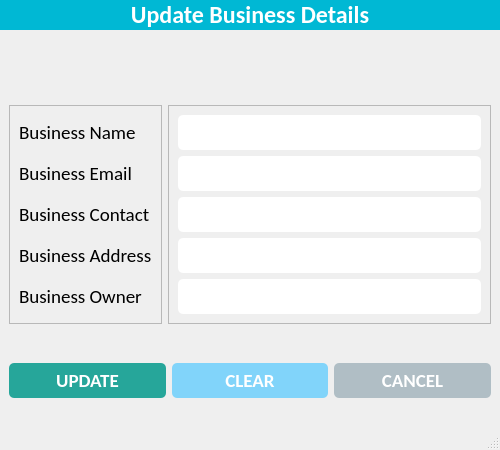
<?xml version="1.0" encoding="UTF-8"?>
<ui version="4.0">
 <class>UpdateBusinessWindow</class>
 <widget class="QMainWindow" name="UpdateBusinessWindow">
  <property name="geometry">
   <rect>
    <x>0</x>
    <y>0</y>
    <width>500</width>
    <height>450</height>
   </rect>
  </property>
  <property name="minimumSize">
   <size>
    <width>500</width>
    <height>450</height>
   </size>
  </property>
  <property name="maximumSize">
   <size>
    <width>500</width>
    <height>450</height>
   </size>
  </property>
  <property name="windowTitle">
   <string>Update Business</string>
  </property>
  <property name="windowIcon">
   <iconset resource="../resources.qrc">
    <normaloff>:/icons/assets/icons/logo.png</normaloff>:/icons/assets/icons/logo.png</iconset>
  </property>
  <widget class="QWidget" name="centralwidget">
   <property name="styleSheet">
    <string notr="true">

#label {
	background-color: #00b8d4;
color: #fff;
}

#btn_update {
	background-color: #26a69a;
	border-radius: 5px;
	padding: 5px 0px;
	color: white;
}

#btn_clear {
	background-color: #81d4fa;
	border-radius: 5px;
	padding: 5px 0px;
	color: white;
}

#btn_cancel {
	background-color: #b0bec5;
	border-radius: 5px;
	padding: 5px 0px;
	color: white;
}

QLineEdit {
	border-radius: 5px;
	padding: 5px 5px;
}

QDateEdit {
	border-radius: 5px;
	padding: 5px 5px;
}

QComboBox {
	border-radius: 5px;
	padding: 5px 5px;
}

QTextEdit {
	border-radius: 10px;
	padding: 0px 0px;
}</string>
   </property>
   <layout class="QVBoxLayout" name="verticalLayout_3">
    <property name="spacing">
     <number>0</number>
    </property>
    <property name="leftMargin">
     <number>0</number>
    </property>
    <property name="topMargin">
     <number>0</number>
    </property>
    <property name="rightMargin">
     <number>0</number>
    </property>
    <property name="bottomMargin">
     <number>0</number>
    </property>
    <item alignment="Qt::AlignTop">
     <widget class="QLabel" name="label">
      <property name="font">
       <font>
        <family>Calibri</family>
        <pointsize>18</pointsize>
        <weight>75</weight>
        <bold>true</bold>
       </font>
      </property>
      <property name="text">
       <string>Update Business Details</string>
      </property>
      <property name="alignment">
       <set>Qt::AlignCenter</set>
      </property>
      <property name="margin">
       <number>10</number>
      </property>
     </widget>
    </item>
    <item>
     <widget class="QWidget" name="widget" native="true">
      <layout class="QHBoxLayout" name="horizontalLayout">
       <item>
        <widget class="QFrame" name="frame">
         <property name="frameShape">
          <enum>QFrame::StyledPanel</enum>
         </property>
         <property name="frameShadow">
          <enum>QFrame::Raised</enum>
         </property>
         <layout class="QVBoxLayout" name="verticalLayout">
          <item>
           <widget class="QLabel" name="lbl_name">
            <property name="font">
             <font>
              <family>Calibri</family>
              <pointsize>14</pointsize>
             </font>
            </property>
            <property name="text">
             <string>Business Name</string>
            </property>
           </widget>
          </item>
          <item>
           <widget class="QLabel" name="lbl_email">
            <property name="font">
             <font>
              <family>Calibri</family>
              <pointsize>14</pointsize>
             </font>
            </property>
            <property name="text">
             <string>Business Email</string>
            </property>
           </widget>
          </item>
          <item>
           <widget class="QLabel" name="lbl_contact">
            <property name="font">
             <font>
              <family>Calibri</family>
              <pointsize>14</pointsize>
             </font>
            </property>
            <property name="text">
             <string>Business Contact</string>
            </property>
           </widget>
          </item>
          <item>
           <widget class="QLabel" name="lbl_username">
            <property name="font">
             <font>
              <family>Calibri</family>
              <pointsize>14</pointsize>
             </font>
            </property>
            <property name="text">
             <string>Business Address</string>
            </property>
           </widget>
          </item>
          <item>
           <widget class="QLabel" name="lbl_password">
            <property name="font">
             <font>
              <family>Calibri</family>
              <pointsize>14</pointsize>
             </font>
            </property>
            <property name="text">
             <string>Business Owner</string>
            </property>
           </widget>
          </item>
         </layout>
        </widget>
       </item>
       <item>
        <widget class="QFrame" name="frame_2">
         <property name="frameShape">
          <enum>QFrame::StyledPanel</enum>
         </property>
         <property name="frameShadow">
          <enum>QFrame::Raised</enum>
         </property>
         <layout class="QVBoxLayout" name="verticalLayout_2">
          <item>
           <widget class="QLineEdit" name="txt_business_name">
            <property name="minimumSize">
             <size>
              <width>0</width>
              <height>35</height>
             </size>
            </property>
            <property name="maximumSize">
             <size>
              <width>16777215</width>
              <height>35</height>
             </size>
            </property>
            <property name="font">
             <font>
              <family>Calibri</family>
              <pointsize>14</pointsize>
             </font>
            </property>
           </widget>
          </item>
          <item>
           <widget class="QLineEdit" name="txt_business_email">
            <property name="minimumSize">
             <size>
              <width>0</width>
              <height>35</height>
             </size>
            </property>
            <property name="maximumSize">
             <size>
              <width>16777215</width>
              <height>35</height>
             </size>
            </property>
            <property name="font">
             <font>
              <family>Calibri</family>
              <pointsize>14</pointsize>
             </font>
            </property>
           </widget>
          </item>
          <item>
           <widget class="QLineEdit" name="txt_business_address">
            <property name="minimumSize">
             <size>
              <width>0</width>
              <height>35</height>
             </size>
            </property>
            <property name="maximumSize">
             <size>
              <width>16777215</width>
              <height>35</height>
             </size>
            </property>
            <property name="font">
             <font>
              <family>Calibri</family>
              <pointsize>14</pointsize>
             </font>
            </property>
           </widget>
          </item>
          <item>
           <widget class="QLineEdit" name="txt_business_contact">
            <property name="minimumSize">
             <size>
              <width>0</width>
              <height>35</height>
             </size>
            </property>
            <property name="maximumSize">
             <size>
              <width>16777215</width>
              <height>35</height>
             </size>
            </property>
            <property name="font">
             <font>
              <family>Calibri</family>
              <pointsize>14</pointsize>
             </font>
            </property>
           </widget>
          </item>
          <item>
           <widget class="QLineEdit" name="txt_business_owner">
            <property name="minimumSize">
             <size>
              <width>0</width>
              <height>35</height>
             </size>
            </property>
            <property name="maximumSize">
             <size>
              <width>16777215</width>
              <height>35</height>
             </size>
            </property>
            <property name="font">
             <font>
              <family>Calibri</family>
              <pointsize>14</pointsize>
             </font>
            </property>
           </widget>
          </item>
         </layout>
        </widget>
       </item>
      </layout>
     </widget>
    </item>
    <item>
     <widget class="QWidget" name="bottom_widget" native="true">
      <layout class="QHBoxLayout" name="horizontalLayout_2">
       <item>
        <widget class="QPushButton" name="btn_update">
         <property name="font">
          <font>
           <family>Calibri</family>
           <pointsize>14</pointsize>
           <weight>75</weight>
           <bold>true</bold>
          </font>
         </property>
         <property name="cursor">
          <cursorShape>OpenHandCursor</cursorShape>
         </property>
         <property name="text">
          <string>UPDATE</string>
         </property>
         <property name="icon">
          <iconset resource="../resources.qrc">
           <normaloff>:/icons/assets/icons/save.png</normaloff>:/icons/assets/icons/save.png</iconset>
         </property>
         <property name="iconSize">
          <size>
           <width>32</width>
           <height>32</height>
          </size>
         </property>
        </widget>
       </item>
       <item>
        <widget class="QPushButton" name="btn_clear">
         <property name="font">
          <font>
           <family>Calibri</family>
           <pointsize>14</pointsize>
           <weight>75</weight>
           <bold>true</bold>
          </font>
         </property>
         <property name="cursor">
          <cursorShape>OpenHandCursor</cursorShape>
         </property>
         <property name="text">
          <string>CLEAR</string>
         </property>
         <property name="icon">
          <iconset resource="../resources.qrc">
           <normaloff>:/icons/assets/icons/clear.png</normaloff>:/icons/assets/icons/clear.png</iconset>
         </property>
         <property name="iconSize">
          <size>
           <width>32</width>
           <height>32</height>
          </size>
         </property>
        </widget>
       </item>
       <item>
        <widget class="QPushButton" name="btn_cancel">
         <property name="font">
          <font>
           <family>Calibri</family>
           <pointsize>14</pointsize>
           <weight>75</weight>
           <bold>true</bold>
          </font>
         </property>
         <property name="cursor">
          <cursorShape>OpenHandCursor</cursorShape>
         </property>
         <property name="text">
          <string>CANCEL</string>
         </property>
         <property name="icon">
          <iconset resource="../resources.qrc">
           <normaloff>:/icons/assets/icons/close.png</normaloff>:/icons/assets/icons/close.png</iconset>
         </property>
         <property name="iconSize">
          <size>
           <width>32</width>
           <height>32</height>
          </size>
         </property>
        </widget>
       </item>
      </layout>
     </widget>
    </item>
   </layout>
  </widget>
  <widget class="QStatusBar" name="statusbar"/>
 </widget>
 <resources>
  <include location="../resources.qrc"/>
 </resources>
 <connections/>
</ui>
